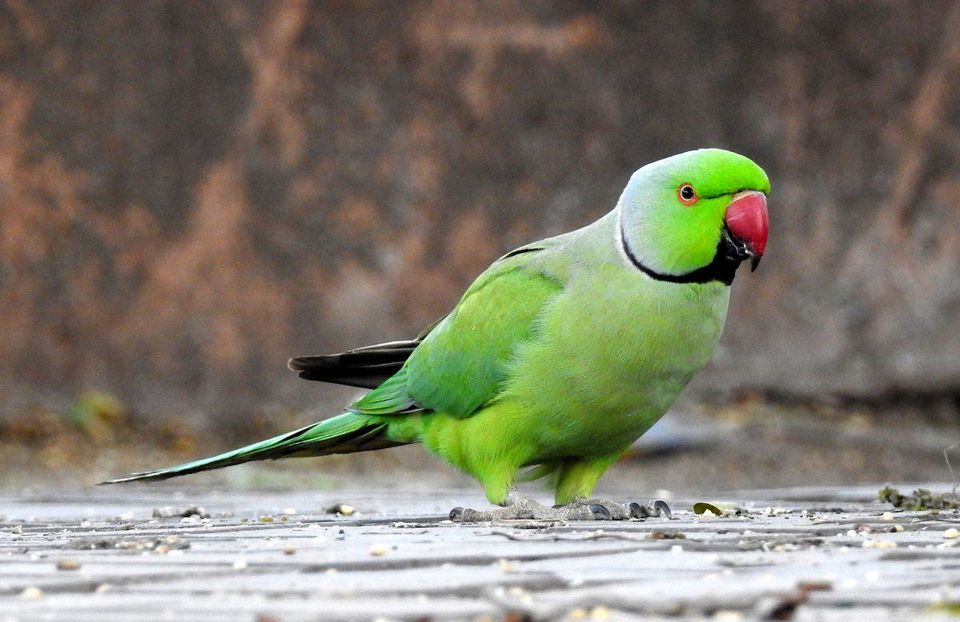
#> input picture images/parrot.jpg, 960 x 622 px
$ python imageread.py
#> lines starting #> are read from the running program, lines starting #| are printed output that depends on the picture; after the words box and inside, x2 and y2 are one past the last pixel; in counts of white or black regions, pixels touching at a corner belong together
from PIL import Image

arr = [0,0,0]
im = Image.open('parrot.jpg')
#> im is the input picture: PIL image 960x622 RGB; mean R, G, B 125.3, 122.5, 107.2
pix = im.load()
cleanImg = im.load()

#turn black and white
for w in range(0, im.size[0]):
    for h in range(0, im.size[1]):
        avgcol = int(sum(pix[w,h]) / 3)
        pix[w,h] = (avgcol, avgcol, avgcol)

im.save('bwparrot.png')
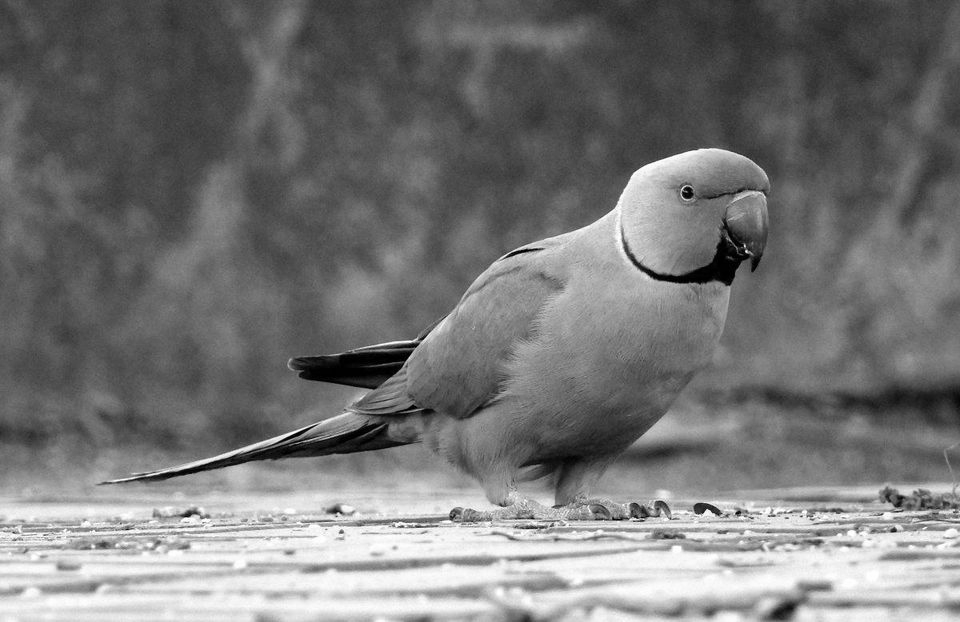
#> saved as bwparrot.png: PIL image 960x622 RGB; min 0, max 255, mean 118

for w in range(0, im.size[0]):
    for h in range(0, im.size[1]):
        arr[0] = arr[0] + pix[w,h][0]
        arr[1] = arr[1] + pix[w,h][1]
        arr[2] = arr[2] + pix[w,h][2]
#> after the loop, arr = [70450700, 70450700, 70450700]

arr[0] = arr[0] / (w * h)
arr[1] = arr[1] / (w * h)
arr[2] = arr[2] / (w * h)


newcol = (int(arr[0]), int(arr[1]), int(arr[2]))
#> newcol = (118, 118, 118)
# [5 lines of commented-out code are left out]
print(newcol)
#| (118, 118, 118)

midcolor = sum(newcol) / 3
#> midcolor = 118
print(midcolor)
#| 118.0

for w in range(0, im.size[0]):
    for h in range(0, im.size[1]):
        avgcol = int(sum(pix[w,h]) / 3)
        #print(str(avgcol) + ":" + str(midcolor))
        if avgcol < midcolor:
            pix[w,h] = (0, 0, 0)
        else:
            pix[w,h] = (255, 255, 255)

##for w in range(0, im.size[0]):
##    for h in range(0, im.size[1]):
##        if pix[w + 1, h]
#im.show()
im.save('hcparrot.png')
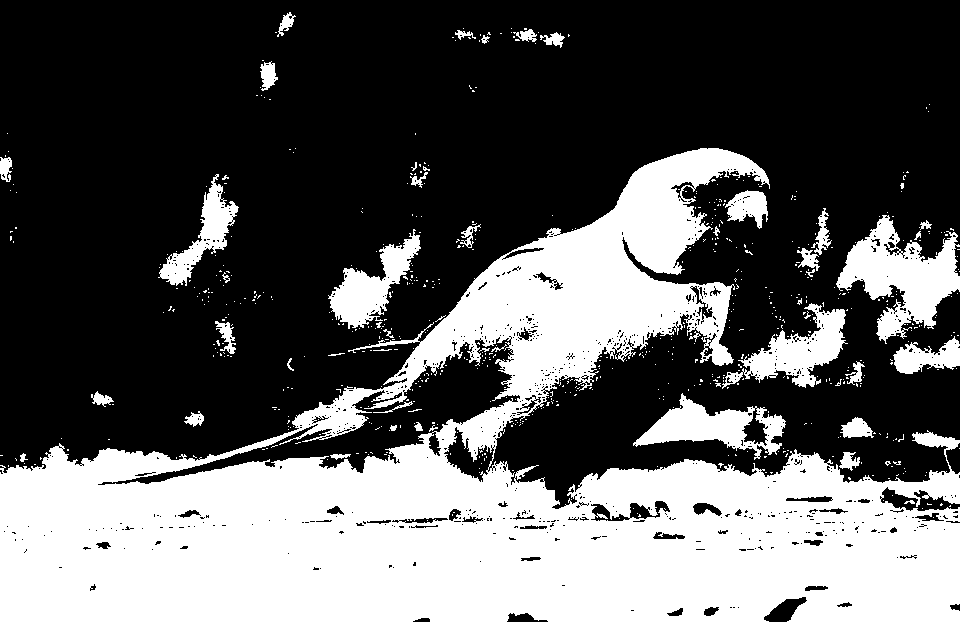
#> saved as hcparrot.png: PIL image 960x622 RGB; 36.5% white; 681 white regions (635 under 20 px), largest, box (x1, y1, x2, y2) and area: (0, 148, 960, 622) 187564, (836, 215, 960, 344) 7321, (633, 393, 786, 460) 4133
